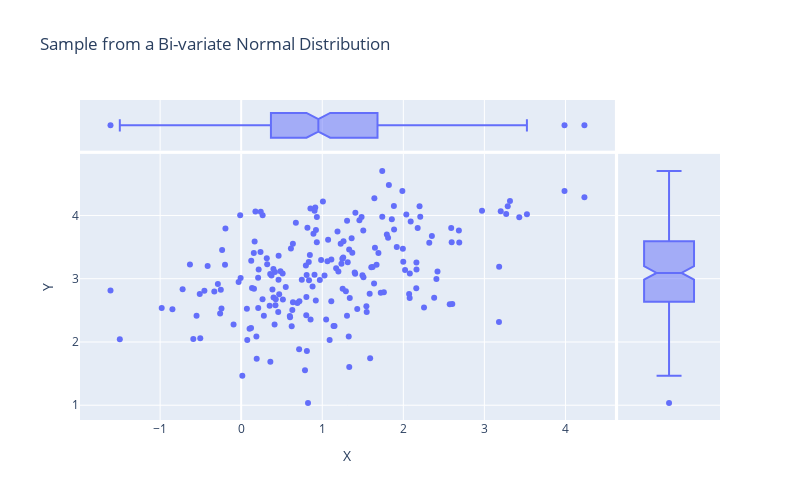

The cell this chart's notebook holds for it:
### Code cell
fig = px.scatter(df, x="X", y="Y",
                         marginal_x="box", marginal_y="box",
                         height = 500, width = 800,
                         title='Sample from a Bi-variate Normal Distribution')
fig.show()

### Figure 1 — Plotly figure (JSON) as saved in the notebook; plotly's stock layout.template omitted (floating-point values rounded to 4 significant figures; data arrays with more than 128 entries replaced by an {"elided": "..."} marker saying what was removed)
{"data": [{"hovertemplate": "X=%{x}<br>Y=%{y}<extra></extra>", "legendgroup": "", "marker": {"color": "#636efa", "symbol": "circle"}, "mode": "markers", "name": "", "orientation": "v", "showlegend": false, "type": "scatter", "x": {"elided": "200 float values"}, "xaxis": "x", "y": {"elided": "200 float values"}, "yaxis": "y"}, {"alignmentgroup": "True", "hovertemplate": "X=%{x}<extra></extra>", "legendgroup": "", "marker": {"color": "#636efa", "symbol": "circle"}, "name": "", "notched": true, "offsetgroup": "", "showlegend": false, "type": "box", "x": {"elided": "200 float values"}, "xaxis": "x3", "yaxis": "y3"}, {"alignmentgroup": "True", "hovertemplate": "Y=%{y}<extra></extra>", "legendgroup": "", "marker": {"color": "#636efa", "symbol": "circle"}, "name": "", "notched": true, "offsetgroup": "", "showlegend": false, "type": "box", "xaxis": "x2", "y": {"elided": "200 float values"}, "yaxis": "y2"}], "layout": {"height": 500, "legend": {"tracegroupgap": 0}, "title": {"text": "Sample from a Bi-variate Normal Distribution"}, "width": 800, "xaxis": {"anchor": "y", "domain": [0, 0.8358], "title": {"text": "X"}}, "xaxis2": {"anchor": "y2", "domain": [0.8408, 1], "matches": "x2", "showgrid": false, "showline": false, "showticklabels": false, "ticks": ""}, "xaxis3": {"anchor": "y3", "domain": [0, 0.8358], "matches": "x", "showgrid": true, "showticklabels": false}, "xaxis4": {"anchor": "y4", "domain": [0.8408, 1], "matches": "x2", "showgrid": false, "showline": false, "showticklabels": false, "ticks": ""}, "yaxis": {"anchor": "x", "domain": [0, 0.8316], "title": {"text": "Y"}}, "yaxis2": {"anchor": "x2", "domain": [0, 0.8316], "matches": "y", "showgrid": true, "showticklabels": false}, "yaxis3": {"anchor": "x3", "domain": [0.8416, 1], "matches": "y3", "showgrid": false, "showline": false, "showticklabels": false, "ticks": ""}, "yaxis4": {"anchor": "x4", "domain": [0.8416, 1], "matches": "y3", "showgrid": true, "showline": false, "showticklabels": false, "ticks": ""}}}
